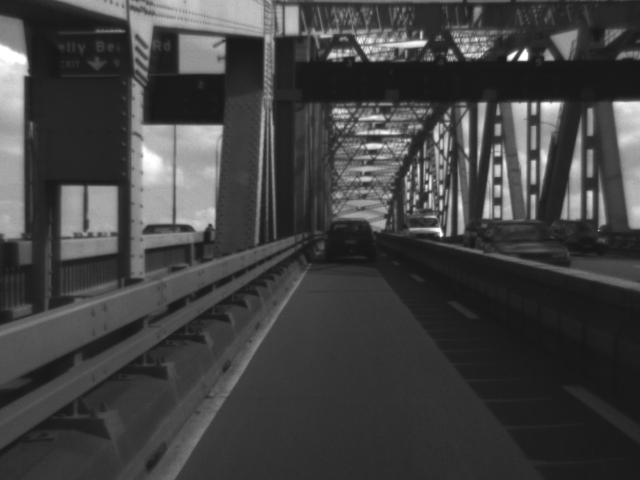
#> input picture Object-detection-deep-learning/images/left_barriers/img_0006_c0.pgm, 640 x 480 px, given in place of img_0001_c0.pgm, which was not available
$ python GeneratingGroundTruth.py
#> lines starting #> are read from the running program, lines starting #| are printed output that depends on the picture
import cv2

# def readImage():
import glob

path = "/Users/lfxjtu/OneDrive - Whitireia and WelTec/SSD/left_barriers/"
image_name_pre = "img_"
image_name_post = "_c0.pgm"
image_name_middle = ""

# initialize the list of reference points and boolean indicating
# whether drawing is being performed or not
refPt = []
# cropping = False
str1 = []
car_path_name = 'cars_GT_copy.txt'  # press 'c' to save car coordinates in cars.txt
# [4 lines of commented-out code are left out]
truck_path_name = 'truck_GT.txt'  # press 't' to save car coordinates in truck.txt

truck_image = 'truckImageList.txt'  # list the number of images which contain trucks
# car_image = 'carImageList.txt'  # list the number of images which contain cars

truck_in_image_bool = False
car_in_image_bool = False


# [100 lines left out: functions write_to_file, write_car_image, click_and_record, not called in this run]

        # key2 = cv2.waitKey()
        # if key2 == ord("s"):
        #     write_to_file(refPt[0][0], refPt[0][1], refPt[1][0], refPt[1][1])  # top left and bottom right x, y
        #     print ("coordinate saved to file")


cv2.namedWindow("image")
cv2.setMouseCallback("image", click_and_record)
drawing = False
for i in range(1, 401):
    car_in_image_bool = False
    truck_in_image_bool = False
    image_name_middle = str(i).zfill(4)  # This is to generate a four-digit string, with 0 filled ahead
    print(image_name_middle)
    # [6 lines of commented-out code are left out]
    image_name = image_name_pre + image_name_middle + image_name_post

    print ("loading an image named " + image_name)
    #    print (image_name)
    input_image = cv2.imread(path + image_name)
#> input_image is the input picture: shape (480, 640, 3); min 21, max 255, mean 65.8

    print ("Computing histogram equalization.")
    # Histogram equalisation using gray scale image. The image loaded is in RGB
    img_to_gray = cv2.cvtColor(input_image, cv2.COLOR_BGR2GRAY)
    img_to_gray = cv2.equalizeHist(img_to_gray)
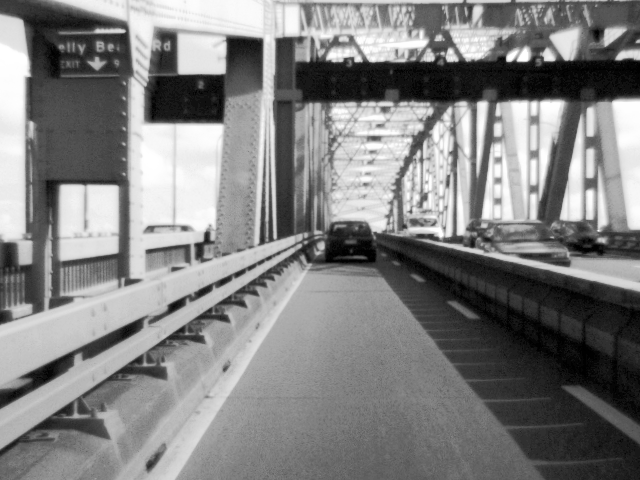
#> img_to_gray: shape (480, 640); min 0, max 255, mean 129.2
    clone = cv2.cvtColor(img_to_gray, cv2.COLOR_GRAY2BGR)
    # image = clone.copy() #copy function allocates the content of clone to a new memory location and assigns it to
    # image
    cv2.imshow("image", clone)
    while True:
        key = cv2.waitKey() & 0xFF
#> (key Esc is pressed here)
        # if the 'r' key is pressed, reset the cropping region
        if key == ord('n'):  # ord("n"):
            print ("n key is pressed")
            with open(car_path_name, 'a') as f1:
                f1.write("="'\n')
            with open(truck_path_name, 'a') as f2:
                f2.write("="'\n')
            # [6 lines of commented-out code are left out]
            break

$ run again, on Object-detection-deep-learning/images/left_barriers/img_0013_c0.pgm
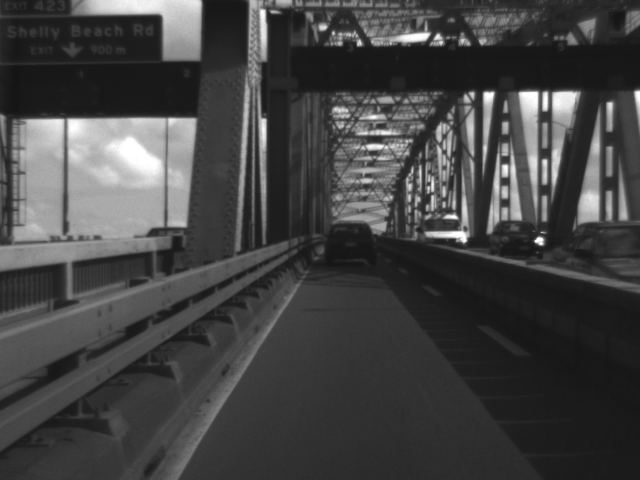
#> input picture Object-detection-deep-learning/images/left_barriers/img_0013_c0.pgm, 640 x 480 px, given in place of img_0001_c0.pgm, which was not available
#> input_image is the input picture: shape (480, 640, 3); min 20, max 255, mean 67.7
#> `img_to_gray = cv2.equalizeHist(img_to_gray)`:
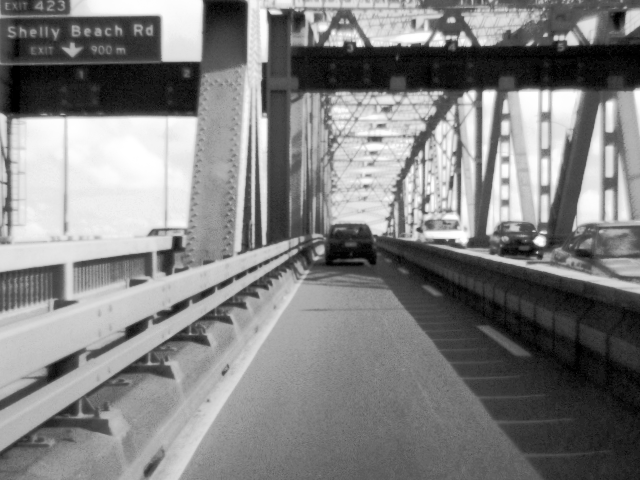
#> img_to_gray: shape (480, 640); min 0, max 255, mean 129.3

$ run again, on Object-detection-deep-learning/images/left_barriers/img_0021_c0.pgm
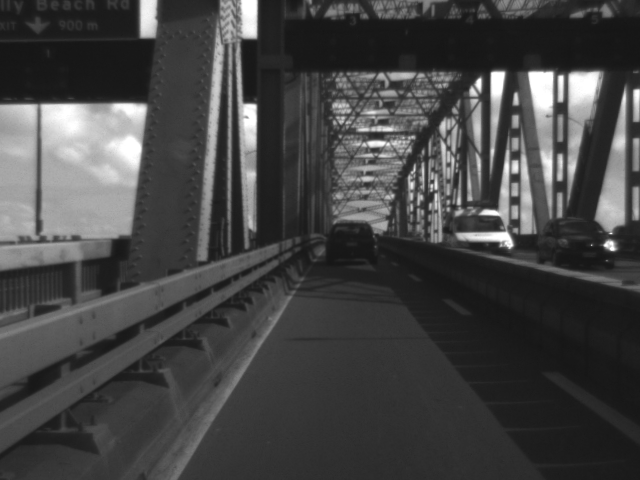
#> input picture Object-detection-deep-learning/images/left_barriers/img_0021_c0.pgm, 640 x 480 px, given in place of img_0001_c0.pgm, which was not available
#> input_image is the input picture: shape (480, 640, 3); min 21, max 255, mean 68.6
#> `img_to_gray = cv2.equalizeHist(img_to_gray)`:
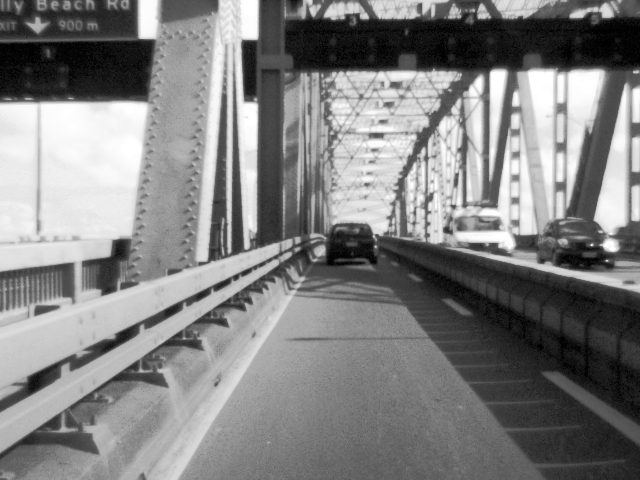
#> img_to_gray: shape (480, 640); min 0, max 255, mean 129.2
